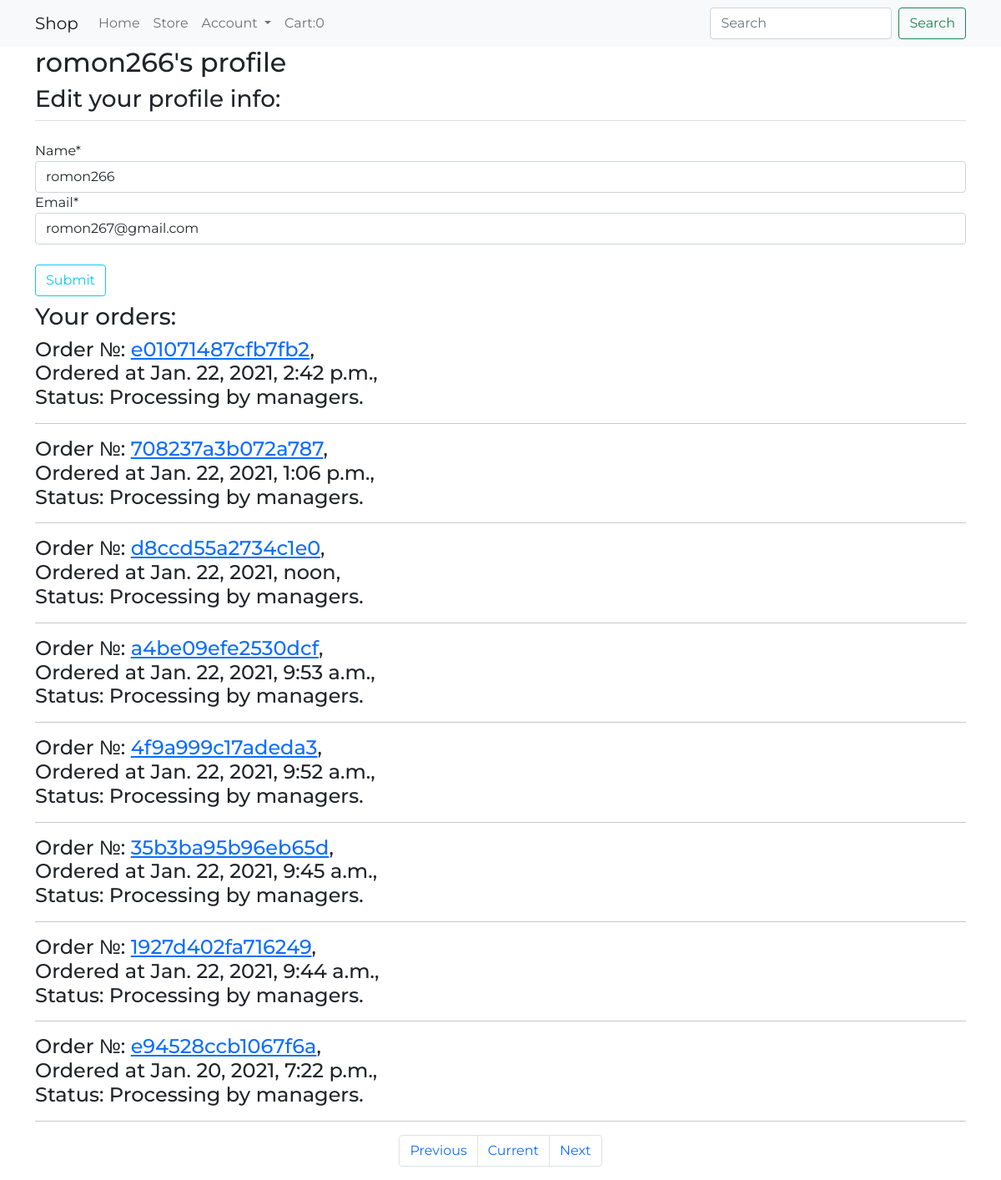
The app's page /users/profile/?page=2 (signed in) with its own data.
### store/models.py (models this page shows, shortened)
class Customer(models.Model):
    user = OneToOneField(User, on_delete=models.CASCADE, null=True, blank=True)
    name = models.CharField(max_length=200, null=True)
    email = models.EmailField(max_length=200, null=True)

class Order(models.Model):
    customer = models.ForeignKey(Customer, on_delete=models.SET_NULL, blank=True, null=True)
    date_ordered = models.DateTimeField(auto_now_add=True)
    complete = models.BooleanField(default=False, null=True, blank=False)
    status = models.CharField(max_length=40, default='', null=True, blank=True)
    transaction_id = models.CharField(max_length=200, null=True)
    class Meta:
        ordering = ['-date_ordered']
    @property
    def get_cart_items(self):
        orderitems = self.orderitem_set.all()
        total = sum([item.quantity for item in orderitems])
        return total

### users/views.py (the view)
# urls.py: path('profile/', users_views.profile, name="profile"),
@login_required
def profile(request):
    customer = request.user.customer
    orders = Order.objects.filter(customer = customer, complete = True)
    paginator = Paginator(orders, 8)
    page_number = request.GET.get('page')
    page_obj = paginator.get_page(page_number)
    order, created = Order.objects.get_or_create(customer = customer, complete=False)
    cart_items = order.get_cart_items
    if request.method == "POST":
        form = GuestForm(request.POST)
        if form.is_valid():
            form.save()
            customer.name = form.cleaned_data.get('name')
            customer.email = form.cleaned_data.get('email')
            customer.save()
            messages.success(request, f'Your data has been changed!')
            return redirect('profile')
    else:
        form = GuestForm(instance= request.user.customer)
    context = {'orders': page_obj, 'cart_items': cart_items, 'form': form}
    return render(request, 'users/profile.html', context)

### store/forms.py
class GuestForm(ModelForm):
    class Meta:
        model = Customer
        fields = ['name', 'email']

### users/templates/users/profile.html (shortened to what this page needs)
{%extends 'store/base.html'%}
{%load crispy_forms_tags%}
{% block content%}
<div class="container">
    <h2>{{user.customer.name}}'s profile</h2>
    <form method="POST">
        <fieldset class="form-group">
            <legend class="border-bottom mb-4"><h3>Edit your profile info:</h3></legend>
            {{form|crispy}}
        </fieldset>
        <div class="form-group">
            <button class="btn btn-outline-info mb-2 mt-4" type="submit">Submit</button>
        </div>
    </form>
    <h3>Your orders:</h3>
    {% for order in orders %}
    <h4>Order №: <a href="{%url 'users-order-detail' order.pk %}">{{order.transaction_id}}</a>,<br>Ordered at {{order.date_ordered}},<br>Status: {{order.status}}</h4><hr>
    {% endfor %}
    <nav aria-label="Page navigation">
    <ul class="pagination justify-content-center">
        {% if orders.has_previous%}
            <li class="page-item">
            <a class="page-link" href="?page={{orders.previous_page_number}}">Previous</a>
            </li>
        {% else %}
            <li class="page-item disabled">
            <a class="page-link" href="#" tabindex="-1" aria-disabled="true">Previous</a>
            </li>
        {% endif %}
        <li class="page-item">
        <a class="page-link" href="#">Current</a>
        </li>
        {% if orders.has_next %}
        <li class="page-item">
        <a class="page-link" href="?page={{orders.next_page_number}}">Next</a>
        </li>
        {% else %}
        <li class="page-item disabled">
            <a class="page-link" href="#" tabindex="-1" aria-disabled="true">Next</a>
            </li>
        {% endif %}
    </ul>
    </nav>
</div>
{% endblock %}

### store/static/css/main.css (style rules this page uses)
body { font-family: 'Montserrat', sans-serif; }

### records on screen
Customer: name "romon266", email "romon267@gmail.com"
Order: transaction_id "e01071487cfb7fb2", date_ordered "Jan. 22, 2021, 2:42 p.m.", status "Processing by managers."
Order: transaction_id "708237a3b072a787", date_ordered "Jan. 22, 2021, 1:06 p.m.", status "Processing by managers."
Order: transaction_id "d8ccd55a2734c1e0", date_ordered "Jan. 22, 2021, noon", status "Processing by managers."
Order: transaction_id "a4be09efe2530dcf", date_ordered "Jan. 22, 2021, 9:53 a.m.", status "Processing by managers."
Order: transaction_id "4f9a999c17adeda3", date_ordered "Jan. 22, 2021, 9:52 a.m.", status "Processing by managers."
Order: transaction_id "35b3ba95b96eb65d", date_ordered "Jan. 22, 2021, 9:45 a.m.", status "Processing by managers."
Order: transaction_id "1927d402fa716249", date_ordered "Jan. 22, 2021, 9:44 a.m.", status "Processing by managers."
Order: transaction_id "e94528ccb1067f6a", date_ordered "Jan. 20, 2021, 7:22 p.m.", status "Processing by managers."

### other values on screen
{{ cart_items }} "0"
{{ user.customer.name }} "romon266"
